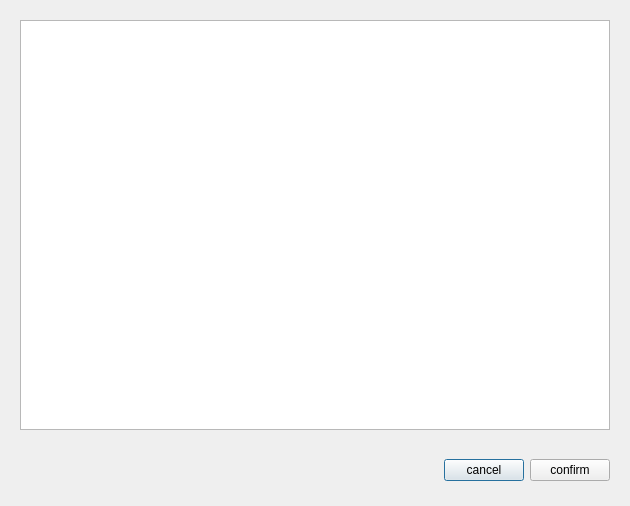
<?xml version="1.0" encoding="UTF-8"?>
<ui version="4.0">
 <class>StringToTableView</class>
 <widget class="QDialog" name="StringToTableView">
  <property name="geometry">
   <rect>
    <x>0</x>
    <y>0</y>
    <width>630</width>
    <height>506</height>
   </rect>
  </property>
  <property name="windowTitle">
   <string>Dialog</string>
  </property>
  <layout class="QVBoxLayout" name="verticalLayout">
   <item>
    <widget class="QWidget" name="widget" native="true">
     <layout class="QVBoxLayout" name="verticalLayout_2">
      <item>
       <widget class="QTableView" name="tableView"/>
      </item>
     </layout>
    </widget>
   </item>
   <item>
    <widget class="QWidget" name="widget_2" native="true">
     <property name="minimumSize">
      <size>
       <width>0</width>
       <height>50</height>
      </size>
     </property>
     <property name="maximumSize">
      <size>
       <width>16777215</width>
       <height>50</height>
      </size>
     </property>
     <layout class="QHBoxLayout" name="horizontalLayout">
      <item>
       <spacer name="horizontalSpacer">
        <property name="orientation">
         <enum>Qt::Horizontal</enum>
        </property>
        <property name="sizeHint" stdset="0">
         <size>
          <width>163</width>
          <height>20</height>
         </size>
        </property>
       </spacer>
      </item>
      <item>
       <widget class="QPushButton" name="pushButton">
        <property name="text">
         <string>cancel</string>
        </property>
       </widget>
      </item>
      <item>
       <widget class="QPushButton" name="pushButton_2">
        <property name="text">
         <string>confirm</string>
        </property>
       </widget>
      </item>
     </layout>
    </widget>
   </item>
  </layout>
 </widget>
 <resources/>
 <connections/>
</ui>
